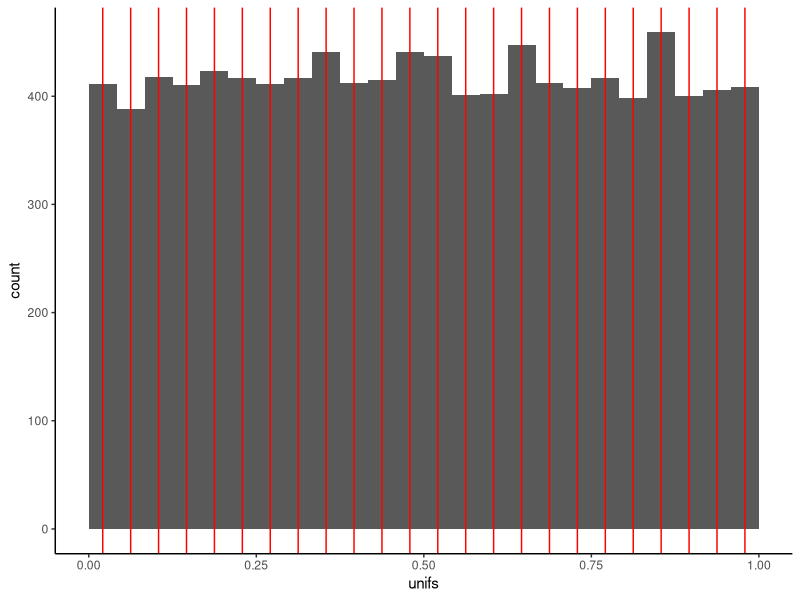

Reproduce this figure in R.
require(ggplot2)
require(ggthemes)

D = 4
n_bins = factorial(D)
mean_h = seq(1/(2*n_bins), 1-1/(2*n_bins), length.out = n_bins) 

# Histogram
unifs <- runif(n = 10000, min = 0, max = 1)
ggplot(data = NULL, aes(x = unifs)) + 
  geom_histogram(binwidth = 1/n_bins, boundary = 1)  +
  geom_vline(xintercept = mean_h, color = 'red') +
  theme_classic()



